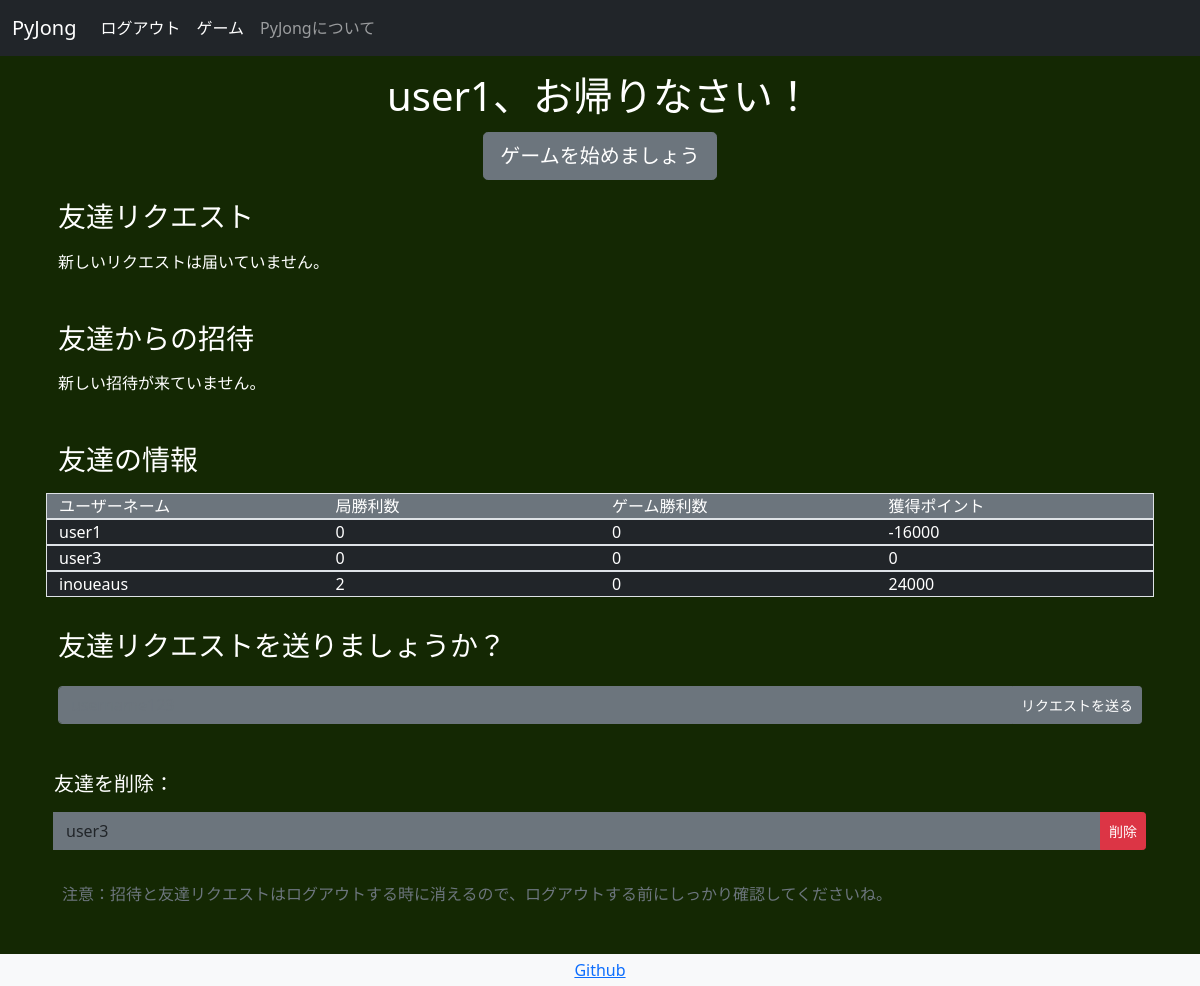
The app's page /main/friends (signed in) with its own data.
### pyjong/models.py (models this page shows, shortened)
class UserData(db.Model,UserMixin):
    __tablename__ = 'userdata'
    id = db.Column(db.Integer,primary_key=True)
    email_address = db.Column(db.String(64),unique=True,index=True)
    username = db.Column(db.String(64),unique=True,index=True)
    password_hash = db.Column(db.String(128))
    friends_list = db.Column(db.Text)
    friend_requests = db.Column(db.Text)
    invites = db.Column(db.Text)
    kyoku_win_count = db.Column(db.Integer)
    game_win_count = db.Column(db.Integer)
    points = db.Column(db.Integer)
    posts = db.relationship('GameUpdates',backref='userdata',lazy=True)

### pyjong/main/views.py (the view, shortened to what this page needs)
@main_blueprint.route('/friends',methods=['GET','POST'])
@login_required
def friends():
    get_new_requests(current_user.username)
    get_invites(current_user.username)
    get_friends_list(current_user.username)
    form_delete = DeleteFriend()
    form_delete = add_friends_to_form(form_delete)
    form_req = FriendRequest()
    form_add = AcceptFriendRequest()
    form_add = add_friend_requests_to_form(form_add)
    accept_invite_form = AcceptInvite()
    accept_invite_form = add_invites_to_form(accept_invite_form)
    if form_delete.validate_on_submit():
        delete_friend(requested_username=form_delete.select_friend.data,requester_username=current_user.username)
        flash("友達を削除しました。",'alert-success')
        return redirect(url_for('main.friends'))
    return render_template('friends.html',form_delete=form_delete,form_add=form_add,form_req=form_req,accept_invite_form=accept_invite_form)

### pyjong/main/forms.py
class DeleteFriend(FlaskForm):
    select_friend = SelectField("承諾したいリクエストを選んでください")
    submit = SubmitField("削除")

class FriendRequest(FlaskForm):
    username = StringField('追加したいユーザーネーム：',validators=[InputRequired(),Regexp('^\w+$',message='英数字のみ入力可能')])
    submit = SubmitField('リクエストを送る')

### pyjong/main/views.py (called while the page is built, shortened)
def get_new_requests(session_username):
    current_usr = UserData.query.filter_by(username=session_username).first()
    new_requests_list = eval(current_usr.friend_requests)
    if session['updated'] == False:
        if len(new_requests_list) > 0:
            session['requests'] = new_requests_list
            session['new_requests'] = True
            current_usr.friend_requests = str([])
            db.session.add(current_usr)
            db.session.commit()
            session['updated'] = True
        else:
            print('new requests set to false')
            session['new_requests'] = False
            session['updated'] = True

def get_invites(session_username):
    current_usr = UserData.query.filter_by(username=session_username).first()
    invites = eval(current_usr.invites)
    if session['has_new_invites'] and len(invites) > 0:
        for invite in invites:
            session['invites'].append(invite)
        current_usr.invites = str([])
        db.session.add(current_usr)
        db.session.commit()
    elif len(invites) > 0 and session['has_new_invites'] == False:
        session['has_new_invites'] = True
        session['invites'] = invites
        current_usr.invites = str([])
        db.session.add(current_usr)
        db.session.commit()
    elif session['has_new_invites']:
        pass
    else:
        session['has_new_invites'] = False

def add_friends_to_form(form):
    if len(session['friends']) > 0:
        form.select_friend.choices = [(usr,usr) for usr in session['friends']]
        session['has_friends'] = True
    else:
        session['has_friends'] = False
    return form

def add_friend_requests_to_form(form):
    if session['new_requests']:
        form.select_friend.choices = [(usr,usr) for usr in session['requests']]
    else:
        form.select_friend.choices = [('no_friends','友達はまだいないようです')]
    return form

def add_invites_to_form(form):
    if session['has_new_invites']:
        form.select_friend.choices = [(room,usr) for usr,room in session['invites']]
    else:
        pass
    return form

### pyjong/models.py (called while the page is built)
@login_manager.user_loader
def load_user(user_id):
    return UserData.query.get(user_id)

### pyjong/main/templates/main/friends.html (shortened to what this page needs)
<!DOCTYPE html>
{% extends "base.html" %}
{% block content %}
<div class="container text-left p-3">
<div class="container text-center w-3">
  <h1 class="">{{session['username']}}、お帰りなさい！</h1>
</div>
<div class="container py-1 text-center">
  <button type="button" onclick="location.href='{{url_for('main.game')}}'" class="btn btn-secondary btn-lg btn-block px-3">ゲームを始めましょう</button>
</div>
<div class="container py-3">
  <h3 class="pb-2">友達リクエスト</h3>
  {% if session['new_requests'] %}
  <p class="">新しい友達のリクエストが届いていました！</p>
  <form class="" action="" method="POST">
    {{form_add.hidden_tag()}}
    {{form_add.select_friend(class='form-select')}}
    <div class="py-2">
    {{form_add.submit(class="btn btn-secondary btn-lg")}}
    </div>
  </form>
  {% else %}
  <p>新しいリクエストは届いていません。</p>
  {% endif %}
</div>
<div class="container py-3">
  <h3 class="pb-2">友達からの招待</h3>
  {% if  session['has_new_invites'] %}
  <form class="" action="" method="POST">
  {{accept_invite_form.hidden_tag()}}
  <div class="input-group">
  {{accept_invite_form.select_friend(class="form-select")}}
  {{accept_invite_form.submit(class="btn btn-outline-secondary")}}
  </div>
  </form>
  {% else %}
  <p>新しい招待が来ていません。</p>
{% endif %}
</div>
<div class="container py-3">
  <h3 class="pb-2">友達の情報</h3>
  <div class="row border bg-secondary">
    <div class="col">ユーザーネーム</div>
    <div class="col">局勝利数</div>
    <div class="col">ゲーム勝利数</div>
    <div class="col">獲得ポイント</div>
  </div>
  {% for row in session['friend_stats'] %}
<div class="row border">
  {% for cell in row %}
    <div class="col bg-dark">{{cell}}</div>
    {% endfor %}
</div>
  {% endfor %}
</div>
<div class="container py-3">
<h3 class="pb-2">友達リクエストを送りましょうか？</h3>
<form class="" action="" method="POST">
<div class="input-group py-2">
{{form_req.username(class="form-control",placeholder="username123")}}
{{form_req.submit(class="btn btn-secondary btn-sm")}}
</div>
</div>
{% if session['has_friends'] %}
<form class="p-2" action="" method="POST">
<h5 class="pt-3">友達を削除：</h5>
  <div class="input-group py-2">
    {{form_delete.select_friend(class="form-control")}}
    {{form_delete.submit(class="btn btn-danger btn-sm")}}
  </div>
</form>
{% endif %}
<p class="relative-bottom p-3 text-muted">注意：招待と友達リクエストはログアウトする時に消えるので、ログアウトする前にしっかり確認してくださいね。</p>
</div>
{% endblock %}

### records on screen
UserData: username "user1", row "user1" "0" "0", points "-16000"
UserData: row "inoueaus" "2" "0", points "24000"

### other values on screen
{{ cell }} "user3" "0" "0" "0"
